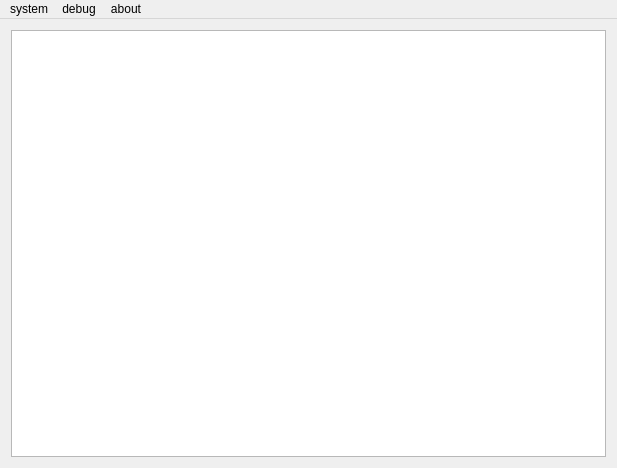
<?xml version="1.0" encoding="UTF-8"?>
<ui version="4.0">
 <class>MainWindow</class>
 <widget class="QMainWindow" name="MainWindow">
  <property name="geometry">
   <rect>
    <x>0</x>
    <y>0</y>
    <width>617</width>
    <height>468</height>
   </rect>
  </property>
  <property name="windowTitle">
   <string>MainWindow</string>
  </property>
  <widget class="QWidget" name="centralWidget">
   <layout class="QVBoxLayout" name="verticalLayout">
    <item>
     <widget class="QListWidget" name="listWidget"/>
    </item>
   </layout>
  </widget>
  <widget class="QMenuBar" name="menuBar">
   <property name="geometry">
    <rect>
     <x>0</x>
     <y>0</y>
     <width>617</width>
     <height>23</height>
    </rect>
   </property>
   <widget class="QMenu" name="menuSystem">
    <property name="title">
     <string>system</string>
    </property>
    <addaction name="actionQuit"/>
   </widget>
   <widget class="QMenu" name="menuAbout">
    <property name="title">
     <string>about</string>
    </property>
    <addaction name="actionVersion"/>
   </widget>
   <widget class="QMenu" name="menuDebug">
    <property name="title">
     <string>debug</string>
    </property>
    <addaction name="actionInvalidParamCrash"/>
    <addaction name="actionPureCallCrash"/>
    <addaction name="actionDerefZeroCrash"/>
    <addaction name="actionQFatal"/>
    <addaction name="actionDebugbreak"/>
    <addaction name="actionDebugBreak"/>
    <addaction name="actionExit"/>
    <addaction name="actionExitProcess"/>
    <addaction name="actionTerminateProcess"/>
   </widget>
   <addaction name="menuSystem"/>
   <addaction name="menuDebug"/>
   <addaction name="menuAbout"/>
  </widget>
  <action name="actionQuit">
   <property name="text">
    <string>quit</string>
   </property>
  </action>
  <action name="actionVersion">
   <property name="text">
    <string>version</string>
   </property>
  </action>
  <action name="actionPureCallCrash">
   <property name="text">
    <string>PureCallCrash</string>
   </property>
  </action>
  <action name="actionInvalidParamCrash">
   <property name="text">
    <string>InvalidParamCrash</string>
   </property>
  </action>
  <action name="actionDerefZeroCrash">
   <property name="text">
    <string>DerefZeroCrash</string>
   </property>
  </action>
  <action name="actionQFatal">
   <property name="text">
    <string>qFatal</string>
   </property>
  </action>
  <action name="actionDebugbreak">
   <property name="text">
    <string>debugbreak</string>
   </property>
  </action>
  <action name="actionDebugBreak">
   <property name="text">
    <string>DebugBreak</string>
   </property>
  </action>
  <action name="actionExit">
   <property name="text">
    <string>exit</string>
   </property>
  </action>
  <action name="actionExitProcess">
   <property name="text">
    <string>ExitProcess</string>
   </property>
  </action>
  <action name="actionTerminateProcess">
   <property name="text">
    <string>TerminateProcess</string>
   </property>
  </action>
 </widget>
 <layoutdefault spacing="6" margin="11"/>
 <resources/>
 <connections/>
</ui>
